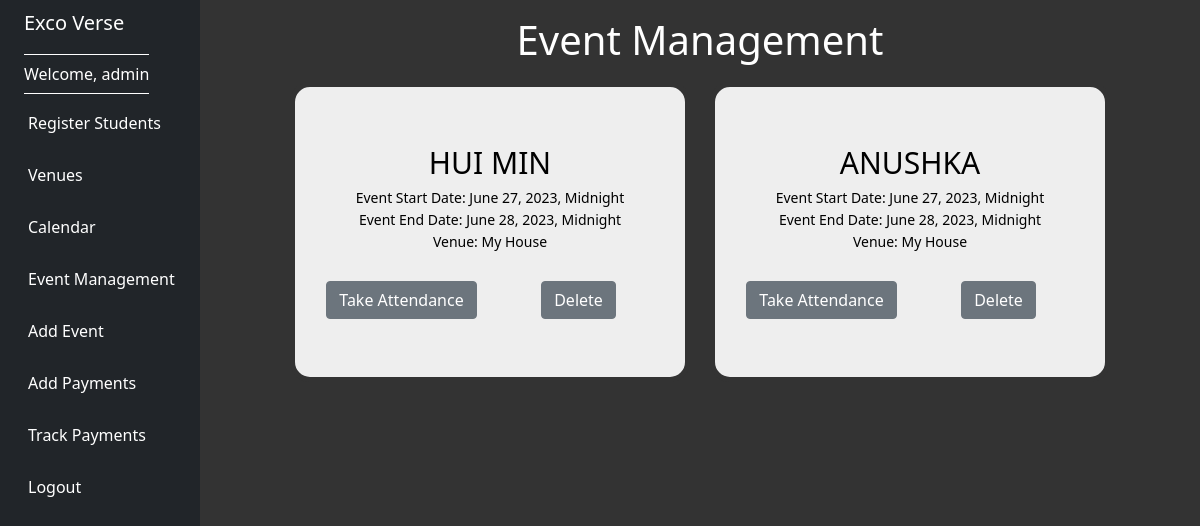
Page /all_events/ (signed in) on the earlier database version.
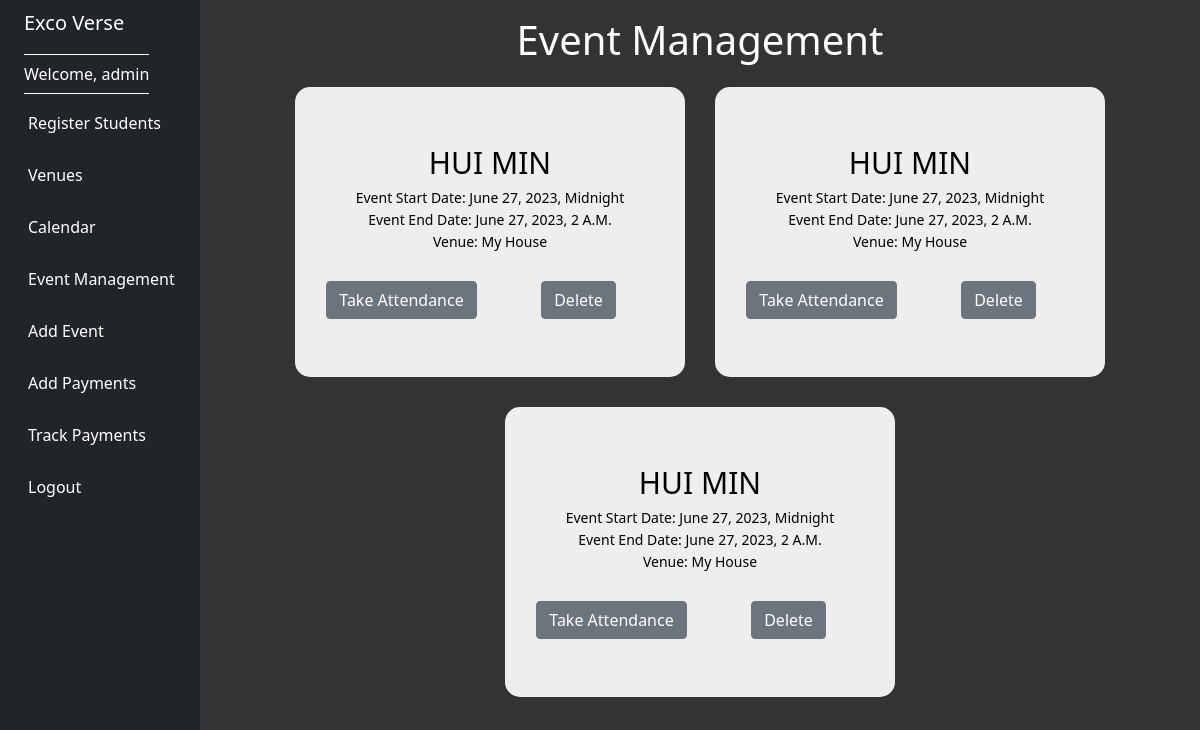
Same page on the later database version.
### events/models.py (models this page shows, shortened)
class Event(models.Model):
    name = models.CharField('Event Name', max_length=120)
    start_event_date = models.DateTimeField('Event Start Date')
    end_event_date = models.DateTimeField('Event End Date')
    venue = models.ForeignKey(Venue, blank=True, null=True, on_delete=models.CASCADE)
    attendees = models.ManyToManyField(Student, blank=True, null=True)
    internal = models.BooleanField(default=False)
    description = models.TextField(blank=True)
    manager = models.CharField('Manager', max_length=120, blank=True)

class Venue(models.Model):
    name = models.CharField('Venue Name', max_length=120)
    image_url = models.CharField('Venue Image URL', max_length=200)
    address = models.CharField(max_length=300)
    zip_code = models.CharField('Zip Code', max_length=15)
    web = models.URLField('Website Address', blank=True)
    def __str__(self):
        return self.name

### events/views.py (the view)
# urls.py: path('all_events/',views.all_events, name="list-events"),
def all_events(request):
    if request.user.is_authenticated:
        username = request.user.username
        events_list = Event.objects.filter(manager=username)
        return render(request, 'events/events-list.html',
                    {'event_list':events_list})

### events/templates/events/events-list.html (shortened to what this page needs)
{% extends 'events/base.html' %}
{% block content %}
<center>
  <h1>Event Management</h1>
  <div class="container">
    {% for event in event_list %}
    <div class="card">
      <div class="card-body">
        <h5 class="card-title">{{ event.name }}</h5>
        <p class="card-subtitle"> Event Start Date: {{ event.start_event_date }}</p>
        <p class="card-subtitle"> Event End Date: {{ event.end_event_date }}</p>
        <p class="card-subtitle"> Venue: {{ event.venue }}</p>
        <br>
        <div class="row">
          <div class="col">
            <a href="{% url 'attendance' event.id %}">
              <div class="flex btn btn-secondary">Take Attendance</div>
            </a>
          </div>
          <div class="col">
            <a href="{% url 'remove' event.id %}">
              <div class="flex btn btn-secondary">Delete</div>
            </a>
          </div>
        </div>
      </div>
    </div>
    {% endfor %}
  </div>
</center>
{% endblock %}

### events/templates/events/base.html (shortened to what this page needs)
<!doctype html>
<html lang="en">
<head>
  <link href="https://cdn.jsdelivr.net/npm/bootstrap@5.0.2/dist/css/bootstrap.min.css" rel="stylesheet"
>
    <link rel="stylesheet" href="https://cdnjs.cloudflare.com/ajax/libs/fullcalendar/3.10.2/fullcalendar.min.css" />
</head>
<body>
  <div class="container-fluid">
    <div class="row flex-nowrap">
      <div class="col-auto col-md-3 col-xl-2 px-sm-2 px-0 bg-dark">
        <div class="d-flex flex-column align-items-center align-items-sm-start px-3 pt-2 text-white min-vh-100">
          <a href="/" class="d-flex align-items-center pb-3 mb-md-0 me-md-auto text-white text-decoration-none">
            <span class="fs-5 d-none d-sm-inline">Exco Verse</span>
          </a>
          <ul class="nav nav-pills flex-column mb-sm-auto mb-0 align-items-center align-items-sm-start" id="menu">
            {% if user.is_authenticated %}
            <li class="nav-item welcome-item">
              <span class="nav-link align-middle px-0 welcome-text">Welcome, {{ user.username }}</span>
          </li>
            <li class="nav-item">
              <a href="{% url 'add-student' %}" class="nav-link align-middle px-0">
                 <span class="ms-1 d-none d-sm-inline text-white">Register Students</span>
              </a>
            </li>
            <li class="nav-item">
              <a href="{% url 'list-venues' %}" class="nav-link align-middle px-0">
                 <span class="ms-1 d-none d-sm-inline text-white">Venues</span>
              </a>
            </li>
            <li>
            <li class="nav-item">
              <a href="{% url 'events' %}" class="nav-link align-middle px-0">
                 <span class="ms-1 d-none d-sm-inline text-white">Calendar</span>
              </a>
            </li>
            <li class="nav-item">
              <a href="{% url 'list-events' %}" class="nav-link align-middle px-0">
                 <span class="ms-1 d-none d-sm-inline text-white">Event Management</span>
              </a>
            </li>
            <li class="nav-item">
              <a href="{% url 'add-event' %}" class="nav-link align-middle px-0">
                 <span class="ms-1 d-none d-sm-inline text-white">Add Event</span>
              </a>
            </li>
            <li class="nav-item">
              <a href="{% url 'payment' %}" class="nav-link align-middle px-0">
                 <span class="ms-1 d-none d-sm-inline text-white">Add Payments</span>
              </a>
            </li>
            <li class="nav-item">
              <a href="{% url 'track_payments' %}" class="nav-link align-middle px-0">
                 <span class="ms-1 d-none d-sm-inline text-white">Track Payments</span>
              </a>
            </li>
            <li class="nav-item">
              <a href="{% url 'logout' %}" class="nav-link align-middle px-0">
                 <span class="ms-1 d-none d-sm-inline text-white">Logout</span>
              </a>
            </li>
          {% endif %}
        </div>
      </div>
      <div class="col py-3">
        <div class="container-fluid">
          {% block content %}
          {% endblock %}
      </div>
      </div>
    </div>
  </div>
  <br>
</body>
</html>

### events/templates/events/base.html (style rules this page uses)
body { background-color: #333; color: white; }
.welcome-text { color: white; }
.welcome-item { position: relative; }
.welcome-item::before, .welcome-item::after { content: ""; position: absolute; width: 100%; height: 1px; background-color: white; }
.welcome-item::before { top: 0; }
.welcome-item::after { bottom: 0; }

### events/templates/events/events-list.html (style rules this page uses)
h1 { color: white; }
.container { display: flex; flex-wrap: wrap; justify-content: center; }
.card { width: 400px; height: 300px; border-radius: 20px; overflow: hidden; border: 5px solid #333; margin: 10px; display: flex; flex-direction: column; justify-content: center; background-color: rgba(255, 255, 255, 0.918); color: black; }
.card-body { padding: 30px; display: flex; flex-direction: column; justify-content: center; }
.card-title { text-transform: uppercase; font-size: 30px; font-weight: 500; margin-bottom: 10px; }
.card-subtitle { text-transform: capitalize; font-size: 14px; font-weight: 300; margin-bottom: 5px; }

Differences in the rows shown:
removed Event: name "HUI MIN", start_event_date "June 27, 2023, Midnight", end_event_date "June 28, 2023, Midnight", venue "My House"
removed Event: name "ANUSHKA", start_event_date "June 27, 2023, Midnight", end_event_date "June 28, 2023, Midnight", venue "My House"
added Event: name "HUI MIN", start_event_date "June 27, 2023, Midnight", end_event_date "June 27, 2023, 2 A.m.", venue "My House"
added Event: name "HUI MIN", start_event_date "June 27, 2023, Midnight", end_event_date "June 27, 2023, 2 A.m.", venue "My House"
added Event: name "HUI MIN", start_event_date "June 27, 2023, Midnight", end_event_date "June 27, 2023, 2 A.m.", venue "My House"
